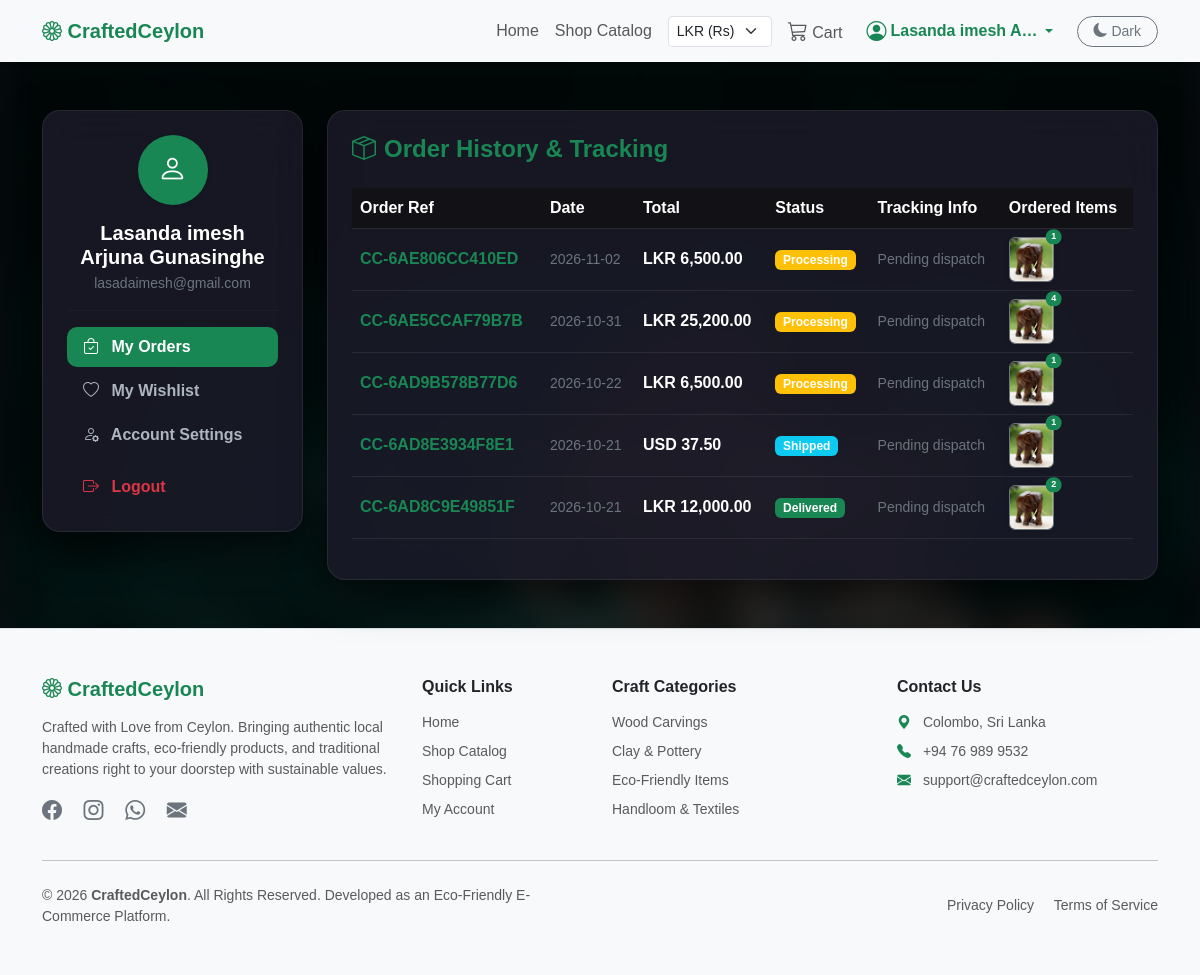
Page /account.php (signed in) on the committed database.
### tables this page shows
CREATE TABLE `users` (
  `user_id` int(11) NOT NULL,
  `full_name` varchar(100) NOT NULL,
  `email` varchar(100) NOT NULL,
  `google_id` varchar(255) DEFAULT NULL,
  `phone` varchar(20) NOT NULL,
  `password_hash` varchar(255) NOT NULL,
  `account_status` enum('Active','Suspended','Blocked') DEFAULT 'Active',
  `is_verified` tinyint(1) DEFAULT 0,
  `otp_code` varchar(6) DEFAULT NULL,
  `otp_expiry` datetime DEFAULT NULL,
  `reset_token` varchar(255) DEFAULT NULL,
  `created_at` timestamp NOT NULL DEFAULT current_timestamp()
);

CREATE TABLE `orders` (
  `order_id` int(11) NOT NULL,
  `user_id` int(11) DEFAULT NULL,
  `order_reference` varchar(50) NOT NULL,
  `total_amount` decimal(10,2) NOT NULL,
  `currency_code` varchar(10) DEFAULT 'LKR',
  `shipping_name` varchar(100) NOT NULL,
  `shipping_email` varchar(100) NOT NULL,
  `shipping_phone` varchar(20) NOT NULL,
  `shipping_address` text NOT NULL,
  `city` varchar(50) NOT NULL,
  `postal_code` varchar(20) NOT NULL,
  `shipping_country` varchar(100) NOT NULL,
  `is_gift_wrapped` tinyint(1) DEFAULT 0,
  `gift_wrap_fee` decimal(10,2) DEFAULT 0.00,
  `gift_message` text DEFAULT NULL,
  `order_status` enum('Processing','Shipped','Delivered','Cancelled') DEFAULT 'Processing',
  `tracking_number` varchar(100) DEFAULT NULL,
  `order_date` timestamp NOT NULL DEFAULT current_timestamp()
);

CREATE TABLE `order_items` (
  `order_item_id` int(11) NOT NULL,
  `order_id` int(11) DEFAULT NULL,
  `product_id` int(11) DEFAULT NULL,
  `quantity` int(11) NOT NULL,
  `unit_price` decimal(10,2) NOT NULL,
  `line_total` decimal(10,2) NOT NULL,
  `custom_text` varchar(255) DEFAULT NULL,
  `selected_color` varchar(50) DEFAULT NULL
);

CREATE TABLE `products` (
  `product_id` int(11) NOT NULL,
  `category_id` int(11) DEFAULT NULL,
  `artisan_id` int(11) DEFAULT NULL,
  `product_name` varchar(150) NOT NULL,
  `description` text DEFAULT NULL,
  `price_lkr` decimal(10,2) NOT NULL,
  `price_usd` decimal(10,2) NOT NULL,
  `stock_quantity` int(11) NOT NULL,
  `main_image` varchar(255) NOT NULL,
  `is_biodegradable` tinyint(1) DEFAULT 0,
  `is_recyclable` tinyint(1) DEFAULT 0,
  `is_customizable` tinyint(1) DEFAULT 0,
  `created_at` timestamp NOT NULL DEFAULT current_timestamp()
);

### account.php (the view, shortened to what this page needs)
<?php
require_once 'config/db.php';
$user_id = $_SESSION['user_id'];
$user_stmt = $conn->prepare("SELECT * FROM users WHERE user_id = ?");
$user_stmt->bind_param("i", $user_id);
$user_stmt->execute();
$user_data = $user_stmt->get_result()->fetch_assoc();
$orders_stmt = $conn->prepare("SELECT * FROM orders WHERE user_id = ? ORDER BY order_date DESC");
$orders_stmt->bind_param("i", $user_id);
$orders_stmt->execute();
$orders_result = $orders_stmt->get_result();
include 'includes/header.php';
?>
<div class="container my-5">
    <div class="row">
        <div class="col-md-4 col-lg-3 mb-4">
            <div class="dark-glass-card p-4 text-center">
                <div class="bg-success text-white rounded-circle d-inline-flex align-items-center justify-content-center mb-3 shadow-sm" style="width: 70px; height: 70px; font-size: 1.8rem;">
                    <i class="bi bi-person"></i>
                </div>
                <h5 class="fw-bold mb-1 text-white"><?php echo htmlspecialchars($user_data['full_name']); ?></h5>
                <p class="text-secondary small mb-3"><?php echo htmlspecialchars($user_data['email']); ?></p>
                <hr class="border-secondary border-opacity-25 my-3">
                <div class="nav flex-column nav-pills text-start" id="v-pills-tab" role="tablist">
                    <button class="nav-link active fw-semibold text-start py-2.5 mb-1" id="v-pills-orders-tab" data-bs-toggle="pill" data-bs-target="#v-pills-orders" type="button" role="tab">
                        <i class="bi bi-bag-check me-2"></i> My Orders
                    </button>
                    <button class="nav-link fw-semibold text-start py-2.5 mb-1" id="v-pills-wishlist-tab" data-bs-toggle="pill" data-bs-target="#v-pills-wishlist" type="button" role="tab">
                        <i class="bi bi-heart me-2"></i> My Wishlist
                    </button>
                    <button class="nav-link fw-semibold text-start py-2.5 mb-1" id="v-pills-profile-tab" data-bs-toggle="pill" data-bs-target="#v-pills-profile" type="button" role="tab">
                        <i class="bi bi-person-gear me-2"></i> Account Settings
                    </button>
                    <a href="logout.php" class="nav-link fw-semibold text-danger text-start py-2.5 mt-2">
                        <i class="bi bi-box-arrow-right me-2"></i> Logout
                    </a>
                </div>
            </div>
        </div>
        <div class="col-md-8 col-lg-9">
            <div class="tab-content" id="v-pills-tabContent">
                <div class="tab-pane fade show active" id="v-pills-orders" role="tabpanel">
                    <div class="dark-glass-card p-4">
                        <h4 class="fw-bold text-success mb-4"><i class="bi bi-box-seam me-2"></i>Order History & Tracking</h4>
                        <?php if ($orders_result && $orders_result->num_rows > 0): ?>
                            <div class="table-responsive">
                                <table class="table align-middle">
                                    <thead>
                                        <tr>
                                            <th>Order Ref</th>
                                            <th>Date</th>
                                            <th>Total</th>
                                            <th>Status</th>
                                            <th>Tracking Info</th>
                                            <th>Ordered Items</th>
                                        </tr>
                                    </thead>
                                    <tbody>
                                        <?php while($order = $orders_result->fetch_assoc()):
                                            $order_id = $order['order_id'];
                                            $items_query = "SELECT oi.*, p.product_name, p.main_image FROM order_items oi JOIN products p ON oi.product_id = p.product_id WHERE oi.order_id = ?";
                                            $items_stmt = $conn->prepare($items_query);
                                            $items_result = null;
                                            if ($items_stmt) {
                                                $items_stmt->bind_param("i", $order_id);
                                                $items_stmt->execute();
                                                $items_result = $items_stmt->get_result();
                                            }
                                        ?>
                                            <tr>
                                                <td class="fw-bold text-success">
                                                    <?php echo htmlspecialchars($order['order_reference']); ?>
                                                </td>
                                                <td class="small text-secondary">
                                                    <?php echo date('Y-m-d', strtotime($order['order_date'])); ?>
                                                </td>
                                                <td class="fw-semibold">
                                                    <?php echo htmlspecialchars($order['currency_code']) . ' ' . number_format($order['total_amount'], 2); ?>
                                                </td>
                                                <td>
                                                    <?php
                                                        $st = $order['order_status'];
                                                        $badge = 'warning';
                                                        if($st == 'Delivered') $badge = 'success';
                                                        elseif($st == 'Shipped') $badge = 'info';
                                                        elseif($st == 'Cancelled') $badge = 'danger';
                                                    ?>
                                                    <span class="badge bg-<?php echo $badge; ?>"><?php echo htmlspecialchars($st); ?></span>
                                                </td>
                                                <td>
                                                    <?php if(!empty($order['tracking_number'])): ?>
                                                        <small class="fw-bold text-white"><i class="bi bi-truck me-1"></i><?php echo htmlspecialchars($order['tracking_number']); ?></small>
                                                    <?php else: ?>
                                                        <span class="text-secondary small">Pending dispatch</span>
                                                    <?php endif; ?>
                                                </td>
                                                <td>
                                                    <div class="d-flex flex-wrap gap-2 align-items-center" style="max-width: 180px;">
                                                        <?php if ($items_result && $items_result->num_rows > 0): ?>
                                                            <?php while($item = $items_result->fetch_assoc()): ?>
                                                                <div class="position-relative" title="<?php echo htmlspecialchars($item['product_name']) . ' (Qty: ' . $item['quantity'] . ')'; ?>">
                                                                    <img src="<?php echo htmlspecialchars($item['main_image']); ?>" class="rounded border border-secondary shadow-sm" style="width: 45px; height: 45px; object-fit: cover;" alt="Product">
                                                                    <span class="position-absolute top-0 start-100 translate-middle badge rounded-pill bg-success" style="font-size: 9px;">
                                                                        <?php echo $item['quantity']; ?>
                                                                    </span>
                                                                </div>
                                                            <?php endwhile; ?>
                                                        <?php else: ?>
                                                            <span class="text-secondary small">No items found</span>
                                                        <?php endif; ?>
                                                    </div>
                                                </td>
                                            </tr>
                                        <?php endwhile; ?>
                                    </tbody>
                                </table>
                            </div>
                        <?php endif; ?>
                    </div>
                </div>
            </div>
        </div>
    </div>
</div>
<?php include 'includes/footer.php'; ?>

### rows in the picture
users: full_name "Lasanda imesh Arjuna Gunasinghe", email "lasadaimesh@gmail.com"
orders: order_reference "CC-6AE806CC410ED", order_date "2026-11-02", currency_code "LKR", total_amount "6,500.00", order_status "Processing", shows "Pending dispatch"
order_items: product.main_image (picture), quantity "1"
orders: order_reference "CC-6AE5CCAF79B7B", order_date "2026-10-31", currency_code "LKR", total_amount "25,200.00", order_status "Processing", shows "Pending dispatch"
order_items: product.main_image (picture), quantity "4"
orders: order_reference "CC-6AD9B578B77D6", order_date "2026-10-22", currency_code "LKR", total_amount "6,500.00", order_status "Processing", tracking_number "Pending dispatch"
order_items: product.main_image (picture), quantity "1"
orders: order_reference "CC-6AD8E3934F8E1", order_date "2026-10-21", currency_code "USD", total_amount "37.50", order_status "Shipped", tracking_number "Pending dispatch"
order_items: product.main_image (picture), quantity "1"
orders: order_reference "CC-6AD8C9E49851F", order_date "2026-10-21", currency_code "LKR", total_amount "12,000.00", order_status "Delivered", tracking_number "Pending dispatch"
order_items: product.main_image (picture), quantity "2"

### other values in the picture
$full_user_name "Lasanda imesh A…"
